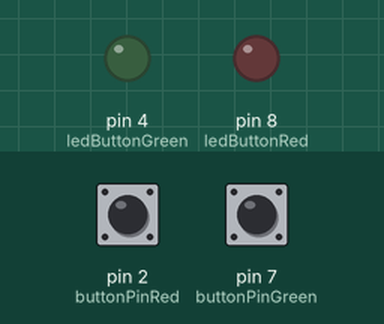
This sketch was run on a simulated Arduino Uno, built with avr-gcc and run on an emulated ATmega328P. On the bench: output pins drawn as LEDs (lit = HIGH). Inputs (shaded band) come from the test bench; at power-on: pin 2 (buttonPinRed) HIGH, pin 7 (buttonPinGreen) HIGH.

Above: at 1.2 s.
1.3 s: pin 2 (buttonPinRed) pulled LOW for 0.15 s
At 2.2 s:
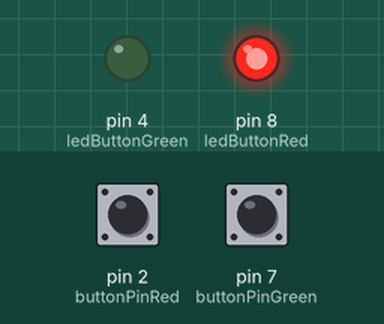
2.9 s: pin 7 (buttonPinGreen) pulled LOW for 0.15 s
At 3.5 s:
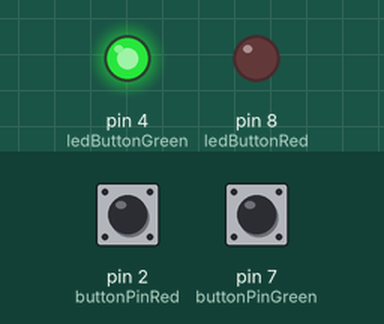
4.5 s: pin 2 (buttonPinRed) pulled LOW for 1 s
At 4.8 s:
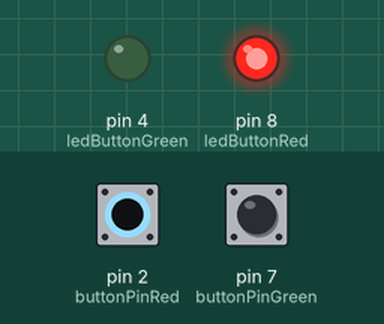
7.0 s: pin 7 (buttonPinGreen) pulled LOW for 1 s
At 7.9 s:
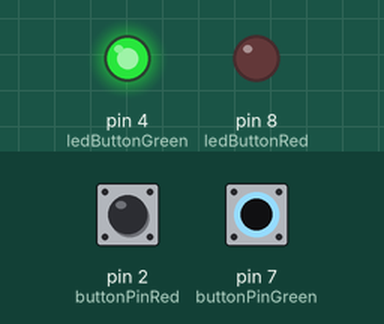
Timing chart, 0 to 10.0 s (numbered marks = the images above; inputs shaded):
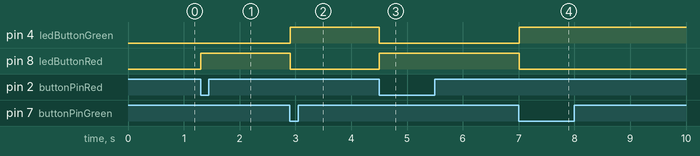

Measured:
- after the input at 1.3 s, pin 8 (ledButtonRed): LOW → HIGH at once
- after the input at 2.9 s, pin 4 (ledButtonGreen): LOW → HIGH at once; pin 8 (ledButtonRed): HIGH → LOW at once
- after the input at 4.5 s, pin 4 (ledButtonGreen): HIGH → LOW at once; pin 8 (ledButtonRed): LOW → HIGH at once
- after the input at 7.0 s, pin 4 (ledButtonGreen): LOW → HIGH at once; pin 8 (ledButtonRed): HIGH → LOW at once

The sketch:

LABA1_4.ino
```cpp
int buttonPinRed = 2;
int buttonPinGreen = 7;
int ledButtonGreen = 4;
int ledButtonRed = 8;
bool ledStateGreen = false;
bool ledStateRed = false;

void setup()
{
  pinMode(buttonPinRed, INPUT_PULLUP);
  pinMode(buttonPinGreen, INPUT_PULLUP);
  pinMode(ledButtonGreen, OUTPUT);
  pinMode(ledButtonRed, OUTPUT);
  Serial.begin(9600);
}

void loop()
{
  delay(20);
  int buttonState1 = digitalRead(buttonPinRed);
  int buttonState2 = digitalRead(buttonPinGreen);
  if (buttonState1 == LOW && buttonState2 == LOW)
  {
      ledStateGreen = false;
      ledStateRed = false;
     digitalWrite(ledButtonGreen, LOW);
 	 digitalWrite(ledButtonRed, LOW);
    return;
  }
  else if(buttonState1 == LOW)//red
  {
    ledStateGreen = false;
    ledStateRed = true;
  }
  else if(buttonState2 == LOW)
  {
    ledStateGreen = true;
    ledStateRed = false;
  }
  digitalWrite(ledButtonGreen, ledStateGreen);
  digitalWrite(ledButtonRed, ledStateRed);
}
```
